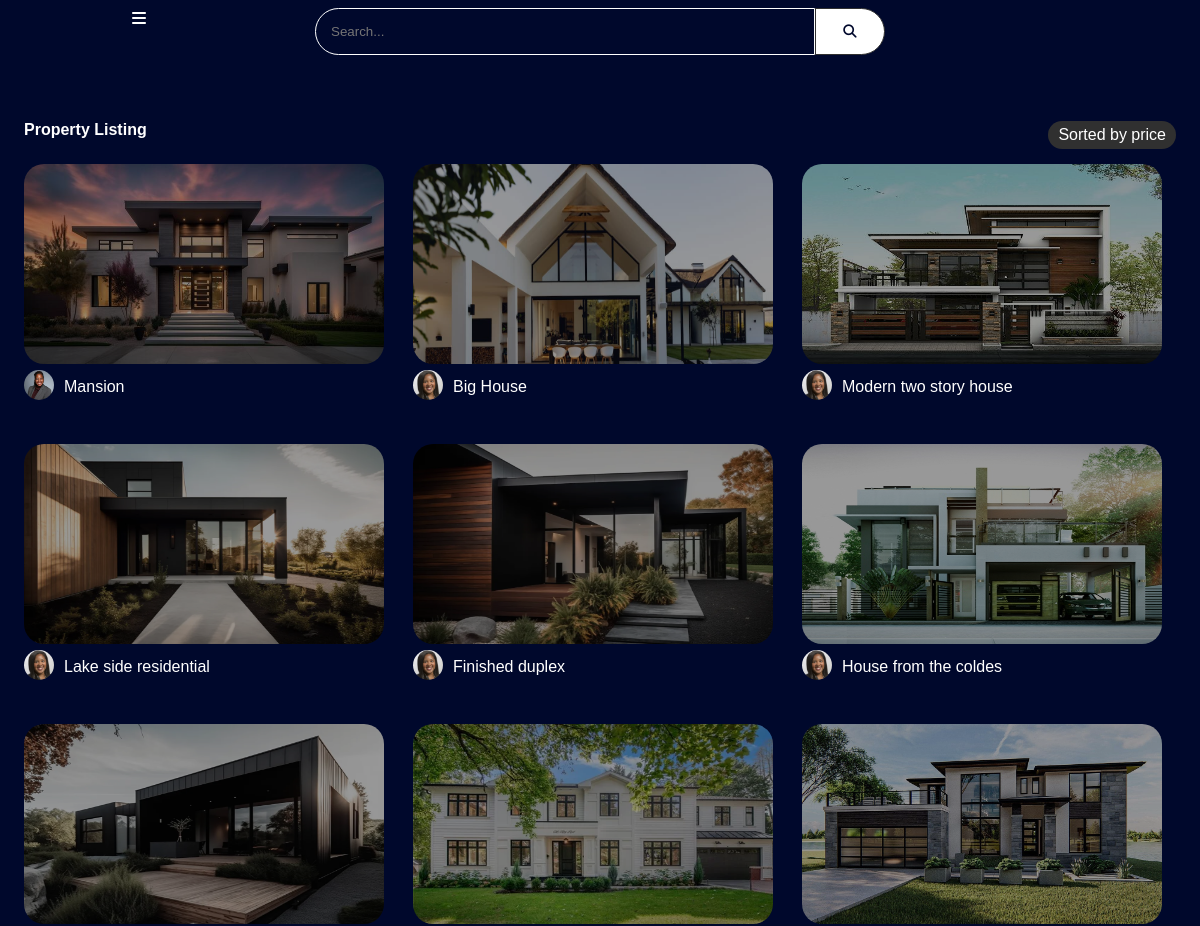
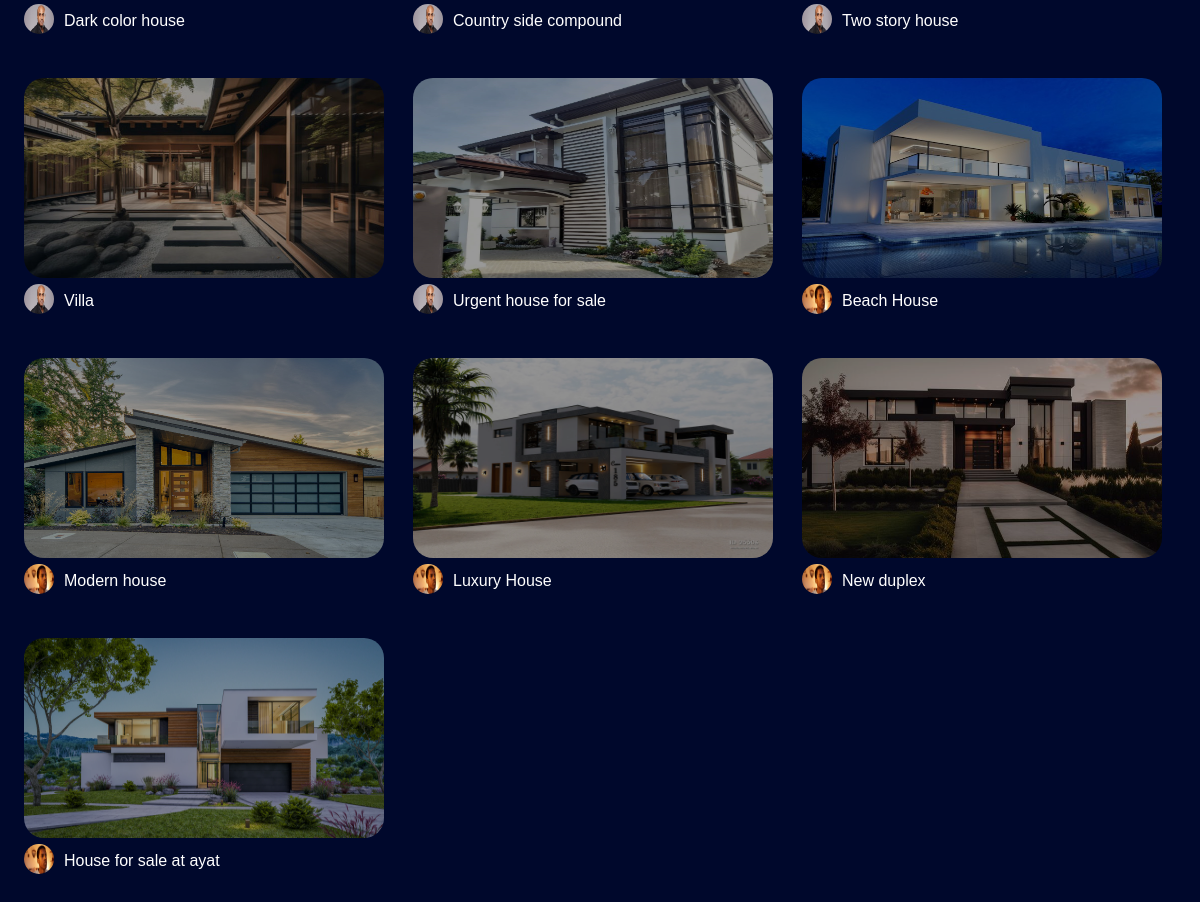
The page /html/explore_page/latest_property_page.php on the database its author committed (2 pictures, top to bottom).
### tables this page shows
CREATE TABLE `house_table` (
  `house_id` int(10) NOT NULL,
  `house_image` varchar(100) NOT NULL,
  `image_1` varchar(100) NOT NULL,
  `image_2` varchar(100) NOT NULL,
  `image_3` varchar(100) NOT NULL,
  `image_4` varchar(100) NOT NULL,
  `image_5` varchar(100) NOT NULL,
  `house_name` varchar(100) NOT NULL,
  `house_price` int(10) NOT NULL,
  `house_location` varchar(100) NOT NULL,
  `house_bedroom` int(10) NOT NULL,
  `house_bathroom` int(10) NOT NULL,
  `house_area` int(10) NOT NULL,
  `house_status` tinyint(1) NOT NULL,
  `house_promotion` tinyint(1) NOT NULL,
  `house_rating` float NOT NULL,
  `house_review_number` int(10) NOT NULL,
  `buy_or_sale` tinyint(1) NOT NULL,
  `date` date NOT NULL,
  `user_id` int(11) NOT NULL
);

CREATE TABLE `user_table` (
  `user_id` int(10) NOT NULL,
  `user_image` varchar(100) NOT NULL,
  `first_name` varchar(100) NOT NULL,
  `last_name` varchar(100) NOT NULL,
  `user_name` varchar(100) NOT NULL,
  `user_email` varchar(100) NOT NULL,
  `user_password` varchar(100) NOT NULL,
  `user_phone` int(10) NOT NULL,
  `user_address` varchar(100) NOT NULL,
  `user_national_id` int(20) NOT NULL,
  `user_chapa_api_key` varchar(100) NOT NULL,
  `user_online` tinyint(1) NOT NULL,
  `house_sold` int(10) NOT NULL,
  `house_rented` int(10) NOT NULL,
  `house_bought` int(10) NOT NULL,
  `house_rented_from_others` int(10) NOT NULL,
  `total_sales` int(10) NOT NULL,
  `total_expense` int(10) NOT NULL,
  `user_report` int(10) NOT NULL,
  `date` date NOT NULL
);

### html/explore_page/latest_property_page.php (the view, shortened to what this page needs)
<?php
    include ("../../php/connection.php");
?>
<!DOCTYPE html>
<html>
<head>
    <link rel="stylesheet" href="../../css/explore_page/all_and_featured_and_latest_property_page.css">
    <link rel="stylesheet" href="https://cdnjs.cloudflare.com/ajax/libs/font-awesome/6.5.2/css/all.min.css" />
</head>
<body>
    <i class="fa-solid fa-bars" style="cursor: pointer; color: white; position: absolute; top: 10px; left: 11%; transition: 1s; z-index: 1;" id="bar" onclick="show_nav_bar()"></i>
    <section class="section_2" id="section_2">
        <header>
            <div class="search_bar">
                <input type="search" placeholder="Search..." id="search_bar">
                <button onclick="search_bar()"><i class="fa-solid fa-search"></i></button>
            </div>
        </header>
        <main id="main">
            <div class="top">
                <p>Property Listing</p>
                <p>Sorted by price</p>
            </div>
            <div class="container">
                <?php
                    $sql_1 = "SELECT * FROM house_table ORDER BY house_id DESC";
                    $house_table = mysqli_query($connection, $sql_1);
                    if(mysqli_num_rows($house_table) > 0){
                        while($row = mysqli_fetch_assoc($house_table)){
                            $house_uploader_id = $row['user_id'];
                            $sql_2 = "SELECT * FROM user_table WHERE user_id=$house_uploader_id";
                            $house_uploader = mysqli_query($connection, $sql_2);
                            $row_2 = mysqli_fetch_assoc($house_uploader);
                ?>
                <div class="houses" id="houses">
                    <div id="cards">
                        <div class="image">
                            <img src="../../z_databse_assets/<?php if(!empty($row['house_image'] || $row['house_image'] != "")){ echo $row['house_image']; } else{ echo "no_image.jpg"; } ?>">
                        </div>
                    </div>
                    <div class="description">
                        <a href="../view_page/profile_view_page.php?user_id=<?php echo $row_2['user_id']?>"><img src="../../z_databse_assets/<?php if(!empty($row_2['user_image'] || $row_2['user_image'] != "")){ echo $row_2['user_image']; } else{ echo "user_profile_icon.png"; } ?>" width="30" height="30"></a>
                        <p><?php if(!empty($row['house_name'] || $row['house_name'] != "")){ echo $row['house_name']; } else{?> N/A <?php } ?></p>
                    </div>
                </div>
                <?php
                        }
                    }
                ?>
            </div>
        </main>
    </section>
</body>
</html>

### css/explore_page/all_and_featured_and_latest_property_page.css (style rules this page uses)
* { font-family: Arial; margin: 0; padding: 0; }
body { background: #00082c; }
.section_2 { color: white; width: 100%; transition: 1s; }
.section_2 header { display: flex; flex-direction: column; justify-content: center; align-items: center; padding: 1vh 0; }
.section_2 header .search_bar { position: relative; display: flex; margin-bottom: 10px; }
.section_2 header .search_bar input { color: white; border: none; border: 1px solid white; border-radius: 100px 0 0 100px; width: 500px; padding: 15px; background: transparent; outline: none; }
.section_2 header .search_bar button { cursor: pointer; color: #00082c; border: none; border: 1px solid #303030; border-radius: 0 100px 100px 0; width: 70px; padding: 15px; background: white; }
.section_2 main { padding: 6vh 2vw; }
.section_2 main .top { display: flex; justify-content: space-between; margin-bottom: 15px; }
.section_2 main .top p:first-of-type { color: white; font-weight: 600; }
.section_2 main .top p:last-of-type { color: white; border-radius: 30px; padding: 5px 10px; background: #303030; }
.section_2 main .container { display: grid; grid-template-columns: 1fr 1fr 1fr; grid-gap: 15px; grid-row-gap: 80px; }
.section_2 main .houses { position: relative; }
.section_2 main #cards { position: relative; border-radius: 20px; width: 360px; height: 200px; overflow: hidden; transition: 1s; }
.section_2 main #cards .image { width: 100%; height: 100%; overflow: hidden; }
.section_2 main #cards .image img { filter: brightness(60%); width: 100%; height: 100%; transition: 1s; }
.section_2 main .description { position: absolute; left: 0; bottom: -40px; display: flex; align-items: center; color: white; z-index: 3; }
.section_2 main .description img { cursor: pointer; border-radius: 100%; margin-right: 10px; }

### rows shown on the page
house_table: house_image (picture), user.user_image (picture), house_name "Mansion"
house_table: house_image (picture), user.user_image (picture), house_name "Big House"
house_table: house_image (picture), user.user_image (picture), house_name "Modern two story house"
house_table: house_image (picture), user.user_image (picture), house_name "Lake side residential"
house_table: house_image (picture), user.user_image (picture), house_name "Finished duplex"
house_table: house_image (picture), user.user_image (picture), house_name "House from the coldes"
house_table: house_image (picture), user.user_image (picture), house_name "Dark color house"
house_table: house_image (picture), user.user_image (picture), house_name "Country side compound"
house_table: house_image (picture), user.user_image (picture), house_name "Two story house"
house_table: house_image (picture), user.user_image (picture), house_name "Villa"
house_table: house_image (picture), user.user_image (picture), house_name "Urgent house for sale"
house_table: house_image (picture), user.user_image (picture), house_name "Beach House"
house_table: house_image (picture), user.user_image (picture), house_name "Modern house"
house_table: house_image (picture), user.user_image (picture), house_name "Luxury House"
house_table: house_image (picture), user.user_image (picture), house_name "New duplex"
house_table: house_image (picture), user.user_image (picture), house_name "House for sale at ayat"
